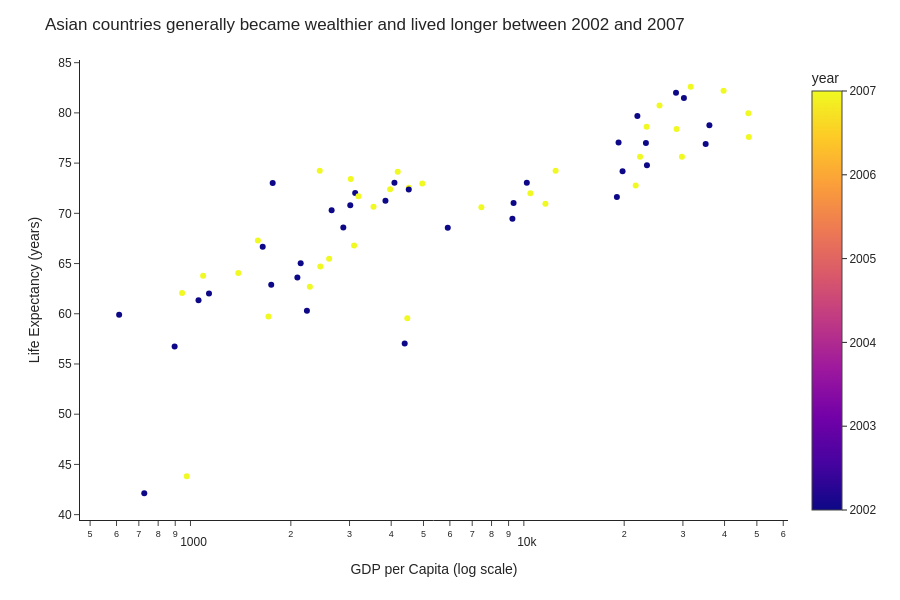

This figure's notebook cell:
### Markdown cell above
## Task 1 — Scatter: life expectancy change over time

**What to build:** A scatter showing **GDP per capita vs life expectancy** for **two years** (2002 and 2007) to show how both moved — use **colour for year** (just 2 colours), **one continent only**.

Choose any continent except Africa (that was the example). Highlight the change direction.

> 💡 Filter: `df.loc[df['continent'] == 'YOUR_CHOICE']` then filter years

### Code cell
# Task 1
# YOUR CODE HERE
import pandas as pd
import plotly.express as px

# Asia only
asia = df[
    (df['continent'] == 'Asia') &
    (df['year'].isin([2002, 2007]))
]

fig = px.scatter(
    asia,
    x='gdpPercap',
    y='lifeExp',
    color='year',
    hover_name='country',
    color_discrete_map={
        2002: '#BDBDBD',
        2007: '#1f77b4'
    }
)

fig.update_layout(
    title='Asian countries generally became wealthier and lived longer between 2002 and 2007',
    template='simple_white',
    font=dict(family='Arial'),
    xaxis_title='GDP per Capita (log scale)',
    yaxis_title='Life Expectancy (years)',
    height=600
)

# Required: log GDP scale
fig.update_xaxes(type='log')

fig.show()

### Figure 1 — Plotly figure (JSON) as saved in the notebook; plotly's stock layout.template omitted (floating-point values rounded to 4 significant figures)
{"data": [{"hovertemplate": "<b>%{hovertext}</b><br><br>gdpPercap=%{x}<br>lifeExp=%{y}<br>year=%{marker.color}<extra></extra>", "hovertext": ["Afghanistan", "Afghanistan", "Bahrain", "Bahrain", "Bangladesh", "Bangladesh", "Cambodia", "Cambodia", "China", "China", "Hong Kong, China", "Hong Kong, China", "India", "India", "Indonesia", "Indonesia", "Iran", "Iran", "Iraq", "Iraq", "Israel", "Israel", "Japan", "Japan", "Jordan", "Jordan", "Korea, Dem. Rep.", "Korea, Dem. Rep.", "Korea, Rep.", "Korea, Rep.", "Kuwait", "Kuwait", "Lebanon", "Lebanon", "Malaysia", "Malaysia", "Mongolia", "Mongolia", "Myanmar", "Myanmar", "Nepal", "Nepal", "Oman", "Oman", "Pakistan", "Pakistan", "Philippines", "Philippines", "Saudi Arabia", "Saudi Arabia", "Singapore", "Singapore", "Sri Lanka", "Sri Lanka", "Syria", "Syria", "Taiwan", "Taiwan", "Thailand", "Thailand", "Vietnam", "Vietnam", "West Bank and Gaza", "West Bank and Gaza", "Yemen, Rep.", "Yemen, Rep."], "legendgroup": "", "marker": {"color": [2002, 2007, 2002, 2007, 2002, 2007, 2002, 2007, 2002, 2007, 2002, 2007, 2002, 2007, 2002, 2007, 2002, 2007, 2002, 2007, 2002, 2007, 2002, 2007, 2002, 2007, 2002, 2007, 2002, 2007, 2002, 2007, 2002, 2007, 2002, 2007, 2002, 2007, 2002, 2007, 2002, 2007, 2002, 2007, 2002, 2007, 2002, 2007, 2002, 2007, 2002, 2007, 2002, 2007, 2002, 2007, 2002, 2007, 2002, 2007, 2002, 2007, 2002, 2007, 2002, 2007], "coloraxis": "coloraxis", "symbol": "circle"}, "mode": "markers", "name": "", "orientation": "v", "showlegend": false, "type": "scatter", "x": [726.7, 974.6, 23400.0, 29800.0, 1136.0, 1391.0, 896.2, 1714.0, 3119.0, 4959.0, 30210.0, 39720.0, 1747.0, 2452.0, 2874.0, 3541.0, 9241.0, 11610.0, 4391.0, 4471.0, 21910.0, 25520.0, 28600.0, 31660.0, 3845.0, 4519.0, 1647.0, 1593.0, 19230.0, 23350.0, 35110.0, 47310.0, 9314.0, 10460.0, 10210.0, 12450.0, 2141.0, 3096.0, 611.0, 944.0, 1057.0, 1091.0, 19770.0, 22320.0, 2093.0, 2606.0, 2651.0, 3190.0, 19010.0, 21650.0, 36020.0, 47140.0, 3015.0, 3970.0, 4091.0, 4185.0, 23240.0, 28720.0, 5913.0, 7458.0, 1764.0, 2442.0, 4515.0, 3025.0, 2235.0, 2281.0], "xaxis": "x", "y": [42.13, 43.83, 74.8, 75.64, 62.01, 64.06, 56.75, 59.72, 72.03, 72.96, 81.5, 82.21, 62.88, 64.7, 68.59, 70.65, 69.45, 70.96, 57.05, 59.55, 79.7, 80.75, 82.0, 82.6, 71.26, 72.53, 66.66, 67.3, 77.05, 78.62, 76.9, 77.59, 71.03, 71.99, 73.04, 74.24, 65.03, 66.8, 59.91, 62.07, 61.34, 63.78, 74.19, 75.64, 63.61, 65.48, 70.3, 71.69, 71.63, 72.78, 78.77, 79.97, 70.81, 72.4, 73.05, 74.14, 76.99, 78.4, 68.56, 70.62, 73.02, 74.25, 72.37, 73.42, 60.31, 62.7], "yaxis": "y"}], "layout": {"coloraxis": {"colorbar": {"title": {"text": "year"}}, "colorscale": [[0, "#0d0887"], [0.1111, "#46039f"], [0.2222, "#7201a8"], [0.3333, "#9c179e"], [0.4444, "#bd3786"], [0.5556, "#d8576b"], [0.6667, "#ed7953"], [0.7778, "#fb9f3a"], [0.8889, "#fdca26"], [1, "#f0f921"]]}, "font": {"family": "Arial"}, "height": 600, "legend": {"tracegroupgap": 0}, "margin": {"t": 60}, "title": {"text": "Asian countries generally became wealthier and lived longer between 2002 and 2007"}, "xaxis": {"anchor": "y", "domain": [0, 1], "title": {"text": "GDP per Capita (log scale)"}, "type": "log"}, "yaxis": {"anchor": "x", "domain": [0, 1], "title": {"text": "Life Expectancy (years)"}}}}
